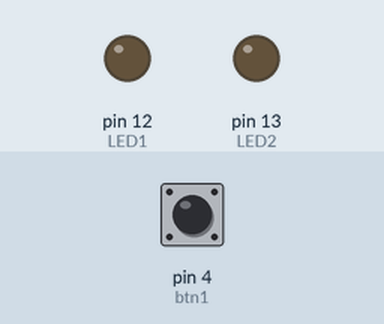
Simulated run of this sketch. Board: Arduino Uno, built with avr-gcc and run on an emulated ATmega328P. Parts: output pins drawn as LEDs (lit = HIGH). The inputs (shaded band) are chosen by the test bench; at power-on: pin 4 (btn1) LOW.

Above: at 1.2 s.
1.3 s: pin 4 (btn1) pulled HIGH for 0.15 s
At 1.7 s:
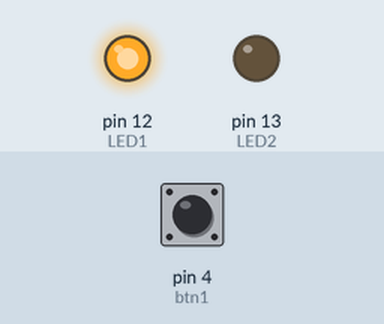
2.9 s: pin 4 (btn1) pulled HIGH for 1 s
At 4.1 s:
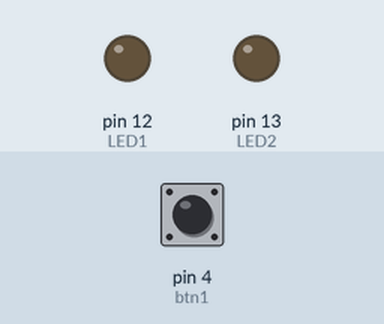
5.4 s: pin 4 (btn1) pulled HIGH for 3.2 s
At 6.0 s:
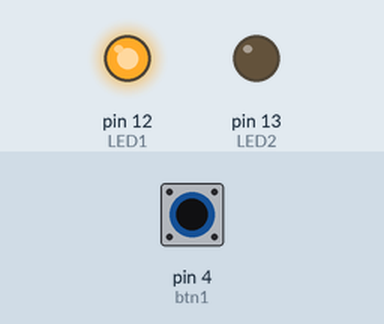
Timing chart, 0 to 8.4 s (numbered marks = the images above; inputs shaded):
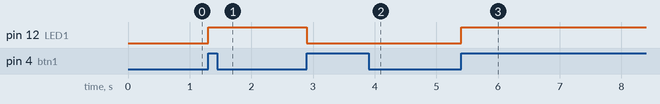

The sketch:

testirl.ino
```cpp
const int btn1= 4;
const int btn2= 5;
const int LED1 = 12;
const int LED2= 13;
boolean actif = true;

void setup() {
  pinMode(btn1, INPUT);
  pinMode(btn2, INPUT);
  pinMode(LED1, OUTPUT);
  pinMode(LED2, OUTPUT);

}

void loop() {
if (( actif == false )){
    while(digitalRead(btn1)==HIGH){
    digitalWrite(LED1, LOW);
    actif = true;
     while(digitalRead(btn1)==HIGH){};
    };
    };


  if (( actif == true )){
    while(digitalRead(btn1)==HIGH){
    digitalWrite(LED1, HIGH);
    actif = false;
     while(digitalRead(btn1)==HIGH){};
    };
    };
};
```

Measured:
- after the input at 1.3 s, pin 12 (LED1): LOW → HIGH at once
- after the input at 2.9 s, pin 12 (LED1): HIGH → LOW at once
- after the input at 5.4 s, pin 12 (LED1): LOW → HIGH at once
